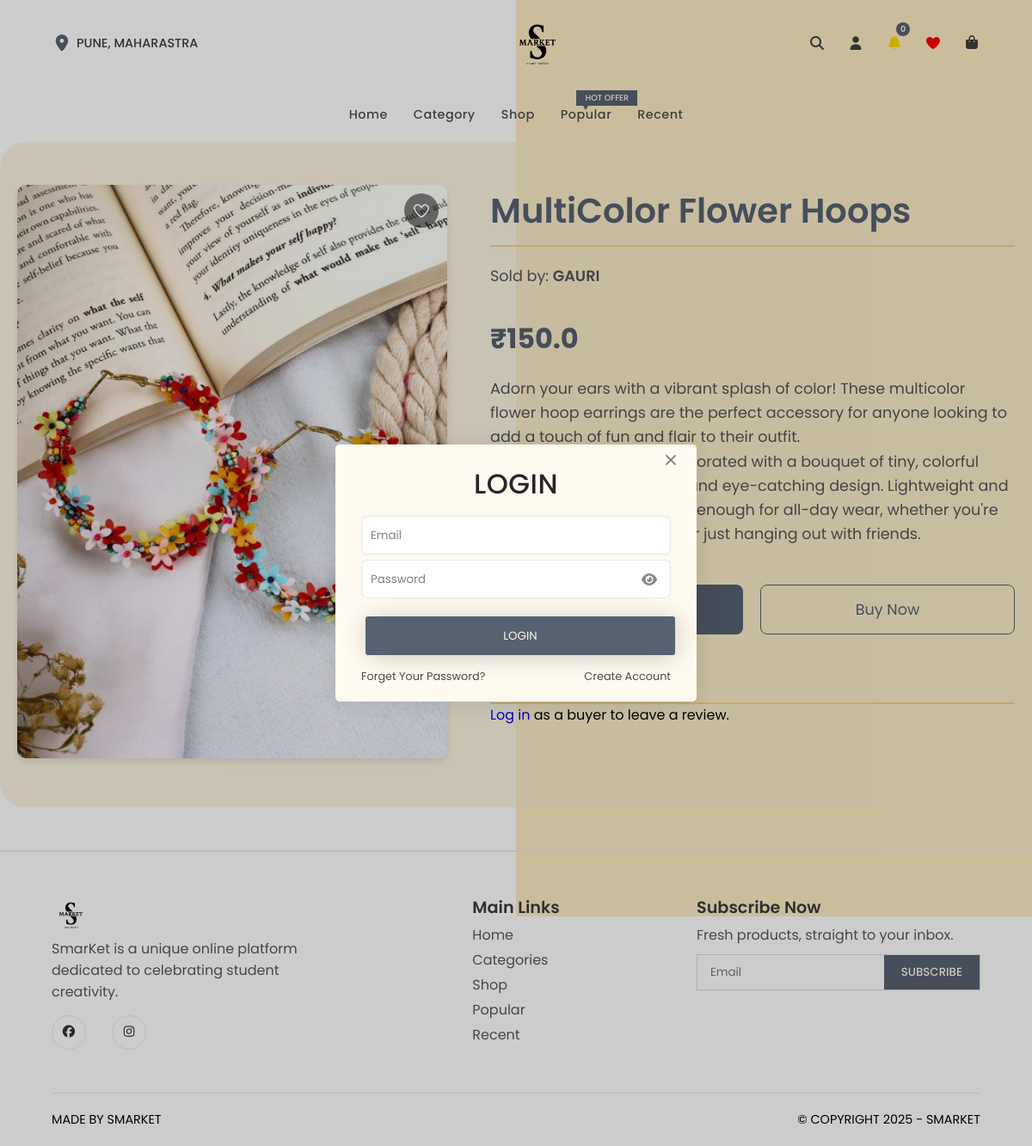
The page /product/102 on the database its author committed.
### database.py (models this page shows)
class Product(db.Model):
    id = db.Column(db.Integer, primary_key=True)
    name = db.Column(db.String(200), nullable=False)
    description = db.Column(db.Text, nullable=False)
    price = db.Column(db.Float, nullable=False)
    category = db.Column(db.String(100), nullable=False)
    image = db.Column(db.String(200), nullable=False)
    status = db.Column(db.String(50), default='pending', nullable=False)
    stock = db.Column(db.Integer, nullable=False, default=0)
    seller_id = db.Column(db.Integer, db.ForeignKey('user.id'), nullable=False)
    seller = db.relationship('User', back_populates='products')
    reviews = db.relationship('Review', back_populates='product', cascade="all, delete-orphan")

class User(UserMixin, db.Model):
    id = db.Column(db.Integer, primary_key=True)
    name = db.Column(db.String(150), nullable=False)
    email = db.Column(db.String(150), unique=True, nullable=False)
    password = db.Column(db.String(150), nullable=False)
    role = db.Column(db.String(50), nullable=False)
    address = db.Column(db.Text, nullable=True)
    is_deleted = db.Column(db.Boolean, default=False, nullable=False)
    deleted_at = db.Column(db.DateTime, nullable=True)
    date_joined = db.Column(db.DateTime, default=lambda: datetime.now(timezone.utc), nullable=False)
    products = db.relationship('Product', back_populates='seller')
    orders = db.relationship('Order', back_populates='user')
    cart = db.relationship('Cart', back_populates='user', uselist=False)
    notifications = db.relationship('Notification', back_populates='user')
    wishlist = db.relationship('Wishlist', back_populates='user', uselist=False)

### routes/main.py (the view)
@main_bp.route('/product/<int:product_id>')
def product(product_id):
    product = Product.query.get_or_404(product_id)
    return render_template('product.html', product=product)

### templates/product.html (shortened to what this page needs)
<!DOCTYPE html>
<html lang="en">
  <head>
    <link
      rel="stylesheet"
      href="{{ url_for('static', filename='css/style.css') }}"
    />
    <link
      rel="stylesheet"
      href="{{ url_for('static', filename='css/dropdown.css') }}"
    />
    <link
      rel="stylesheet"
      href="{{ url_for('static', filename='css/description.css') }}"
    />
    <link
      rel="stylesheet"
      href="{{ url_for('static', filename='css/chat.css') }}"
    />
    <link
      rel="stylesheet"
      href="{{ url_for('static', filename='css/password-toggle.css') }}"
    />
    <link
      rel="stylesheet"
      href="https://cdnjs.cloudflare.com/ajax/libs/font-awesome/7.0.0/css/all.min.css"
    />
  </head>
  <body data-product-id="{{ product.id }}">
    <section id="main1">
      <header>
        <div class="header-top">
          <div class="nav-location">
            <a
              href="#"
              title="Change Location"
              aria-label="Current location: PUNE, MAHARASTRA"
              ><i class="fa-solid fa-location-dot"></i>PUNE, MAHARASTRA</a
            >
          </div>
          <a href="{{ url_for('index') }}" class="logo">
            <img
              src="{{ url_for('static', filename='images/LOGO.png') }}"
              alt="logo"
            />
          </a>
          <div class="nav-btn">
            <a
              href="javascript:void(0);"
              class="nav-search"
              aria-label="Search"
            >
              <i class="fa-solid fa-magnifying-glass"></i>
            </a>
            {% if current_user.is_authenticated %}
            <ul class="nav-user-list">
              <li class="nav-user logged-in">
                <span class="user-greeting"
                  >Hi, {{ current_user.name.split(' ')[0] }}<span
                    class="arrow-down"
                  ></span
                ></span>
                <div class="user-dropdown">
                  {% if current_user.role == 'admin' %}
                  <a href="{{ url_for('admin_dashboard') }}">Dashboard</a>
                  {% elif current_user.role == 'seller' %}
                  <a href="{{ url_for('seller_dashboard') }}">Dashboard</a>
                  {% endif %}
                  <a href="{{ url_for('profile') }}">Profile</a>
                  <a href="{{ url_for('feedback') }}">Feedback</a>
                  <a href="{{ url_for('my_orders') }}">My Orders</a>
                  <a href="{{ url_for('logout') }}">Logout</a>
                </div>
              </li>
            </ul>
            {% else %}
            <a
              href="javascript:void(0);"
              class="nav-user"
              aria-label="Login or Sign up"
              ><i class="fa-solid fa-user"></i>
            </a>
            {% endif %}
            <a
              href="{{ url_for('notifications') }}"
              class="nav-notification"
              id="notification-btn"
              aria-label="Notifications"
            >
              <i class="fa-solid fa-bell"></i>
              <span id="notification-count" class="notification-badge">0</span>
            </a>
            <a
              href="{{ url_for('wishlist') }}"
              class="nav-wishlist"
              aria-label="Wishlist"
            >
              <i class="fa-solid fa-heart"></i>
            </a>
            <a href="{{ url_for('cart') }}" class="nav-cart" aria-label="Cart"
              ><i class="fa-solid fa-bag-shopping"></i>
            </a>
          </div>
        </div>
        <nav class="navigation">
          <ul class="menu">
            <li><a href="{{ url_for('index') }}">Home</a></li>
            <li><a href="{{ url_for('index') }}#category">Category</a></li>
            <li><a href="{{ url_for('index') }}#shopping-banner">Shop</a></li>
            <li>
              <a href="{{ url_for('index') }}#popular">Popular</a>
              <span class="nav-label">Hot Offer</span>
            </li>
            <li><a href="{{ url_for('index') }}#recent-products">Recent</a></li>
          </ul>
        </nav>
      </header>
    </section>
    <div class="form">
      <div class="login-form">
        <a
          href="javascript:void(0);"
          class="form-cancel"
          aria-label="Close login form"
          ><i class="fa-solid fa-xmark"></i>
        </a>
        <strong>Login</strong>
        <form>
          <input type="email" name="email" placeholder="Email" required />
          <div class="password-wrapper">
            <input
              type="password"
              name="password"
              placeholder="Password"
              required
            />
            <i class="fa-solid fa-eye toggle-password"></i>
          </div>
          <input type="submit" value="Login" />
        </form>
        <div class="form-btn">
          <a href="#" class="forget">Forget Your Password?</a>
          <a href="javascript:void(0);" class="sign-up-btn">Create Account</a>
        </div>
      </div>
    </div>
    <section class="product-details">
      <div class="product-image">
        <img
          src="{{ url_for('static', filename=product.image) }}"
          alt="{{ product.name }}"
        />
        <div class="wishlist-btn">
        </div>
      </div>
      <div class="product-info">
        <h1 class="product-name">{{ product.name }}</h1>
        <p class="product-seller">
          Sold by: <span>{{ product.seller.name }}</span>
        </p>
        <p class="product-price">₹{{ product.price }}</p>
        <p class="product-description">{{ product.description | safe }}</p>
        <div class="action-buttons">
          <div class="main-actions">
            <button
              class="product-cart-btn btn-add-to-cart"
              data-product-id="{{ product.id }}"
              data-product-name="{{ product.name }}"
              data-product-price="{{ product.price }}"
              data-product-image="{{ product.image }}"
              data-product-category="{{ product.category }}"
            >
            </button>
            <button
              class="btn-buy-now"
              data-product-id="{{ product.id }}"
              data-product-name="{{ product.name }}"
              data-product-price="{{ product.price }}"
              data-product-image="{{ product.image }}"
              data-product-category="{{ product.category }}"
            >
              Buy Now
            </button>
          </div>
        </div>
        <section id="reviews-section">
          <h3>Customer Reviews</h3>
          {% if current_user.is_authenticated and current_user.role == 'buyer'
          %}
          <form id="review-form" class="review-form">
            <div class="rating">
              <label>Your Rating:</label>
              <i class="fa-regular fa-star star" data-value="1"></i>
              <i class="fa-regular fa-star star" data-value="2"></i>
              <i class="fa-regular fa-star star" data-value="3"></i>
              <i class="fa-regular fa-star star" data-value="4"></i>
              <i class="fa-regular fa-star star" data-value="5"></i>
            </div>
            <textarea
              id="review-text"
              placeholder="Write your review..."
              required
            ></textarea>
            <button type="submit" class="btn-submit-review">
              Submit Review
            </button>
          </form>
          {% elif current_user.is_authenticated %}
          <p>Only buyers can leave a review.</p>
          {% else %}
          <p>
            <a href="#" class="nav-user">Log in</a> as a buyer to leave a
            review.
          </p>
          {% endif %}
        </section>
      </div>
    </section>
    <footer>
      <div class="footer-container">
        <div class="footer-company-box">
          <a href="{{ url_for('index') }}" class="footer-logo">
            <img
              src="{{ url_for('static', filename='images/LOGO.png') }}"
              alt="logo"
            />
          </a>
          <p>
            SmarKet is a unique online platform dedicated to celebrating student
            creativity.
          </p>
          <div class="footer-social">
            <a href="#" aria-label="Facebook">
              <i class="fa-brands fa-facebook"></i>
            </a>
            <a href="#" aria-label="Instagram">
              <i class="fa-brands fa-instagram"></i>
            </a>
          </div>
        </div>
        <div class="footer-link-box">
          <strong>Main Links</strong>
          <ul>
            <li><a href="{{ url_for('index') }}">Home</a></li>
            <li><a href="{{ url_for('index') }}#category">Categories</a></li>
            <li><a href="{{ url_for('index') }}#shopping-banner">Shop</a></li>
            <li><a href="{{ url_for('index') }}#popular">Popular</a></li>
            <li><a href="{{ url_for('index') }}#recent-products">Recent</a></li>
          </ul>
        </div>
        <div class="footer-subscribe">
          <strong>Subscribe Now</strong>
          <p>Fresh products, straight to your inbox.</p>
          <form class="subscribe-box">
            <input type="email" placeholder="Email" name="subscribe" required />
            <button type="submit">Subscribe</button>
          </form>
        </div>
      </div>
      <div class="footer-bottom">
        <span>MADE BY SMARKET</span>
        <span>&copy; COPYRIGHT 2025 - SMARKET</span>
      </div>
    </footer>
  </body>
</html>

### static/css/dropdown.css (style rules this page uses)
.nav-user { list-style: none ; position: relative ; }

### static/css/description.css (style rules this page uses)
.product-details { display: flex; justify-content: center; align-items: flex-start; padding: 50px 20px; gap: 50px; max-width: 1200px; margin: auto; flex-wrap: wrap; background-color: var(--product-bg-color); border-radius: 30px; }
.product-details .product-image { flex: 1; min-width: 300px; max-width: 500px; position: relative; }
.product-details .product-image img { width: 100%; border-radius: 10px; box-shadow: 0 4px 8px rgba(0, 0, 0, 0.1); }
.product-details .product-info { flex: 1; min-width: 300px; display: flex; flex-direction: column; gap: 20px; }
.product-info .product-name { border-bottom: 2px solid var(--main-light); padding-bottom: 10px; font-size: 2.5rem; font-weight: 600; color: var(--main-dark); }
.product-info .product-price { font-size: 2rem; font-weight: 700; color: var(--main-dark); }
.product-info .product-description, .product-seller { font-size: 1.1rem; line-height: 1.6; color: #555; margin-bottom: 15px; padding-right: 5px; }
.product-details .action-buttons { display: flex; gap: 20px; flex-wrap: wrap; margin-top: 10px; }
.product-details .main-actions { display: flex; gap: 20px; flex-basis: 100%; }
.product-details .btn-add-to-cart, .product-details .btn-buy-now, .product-details .btn-chat-with-seller { flex: 1; min-width: 150px; background-color: var(--main-dark); color: #fff; padding: 15px 30px; border: none; border-radius: 8px; font-size: 1.1rem; cursor: pointer; transition: background-color 0.3s ease, transform 0.2s ease; }
.product-seller span { font-weight: 600; cursor: pointer; transition: background-color 0.3s ease, transform 0.2s ease; text-transform: uppercase; }
.product-details .btn-buy-now { border: 1px solid var(--main-dark); background-color: transparent; color: var(--main-dark); }
#reviews-section h3 { color: var(--main-dark); padding-top: 30px; border-bottom: 2px solid var(--main-light); }

### static/css/password-toggle.css (style rules this page uses)
.password-wrapper { position: relative; width: 90%; margin-bottom: 15px; }
.password-wrapper input[type="password"], .password-wrapper input[type="text"] { width: 100%; height: 45px; padding: 0px 10px; border: 1px solid rgba(0, 0, 0, 0.1); border-radius: 7px; box-sizing: border-box; padding-right: 40px; margin: 0; }
.password-wrapper .toggle-password { position: absolute; right: 15px; top: 50%; transform: translateY(-50%); cursor: pointer; color: #888; font-size: 1rem; }

### rows shown on the page
Product: image (picture), name "MultiColor Flower Hoops", price "150.0", description "Adorn your ears with a vibrant splash of color! These multicolor flower hoop earrings are the perfect accessory for anyone looking to add a touch of fun and flair to their outfit. Each hoop is delicately decorated with a bouquet of tiny, colorful flowers, creating a playful and eye-catching design. Lightweight and stylish, they're comfortable enough for all-day wear, whether you're heading to class, a party, or just hanging out with friends."
User: seller.name "GAURI"
